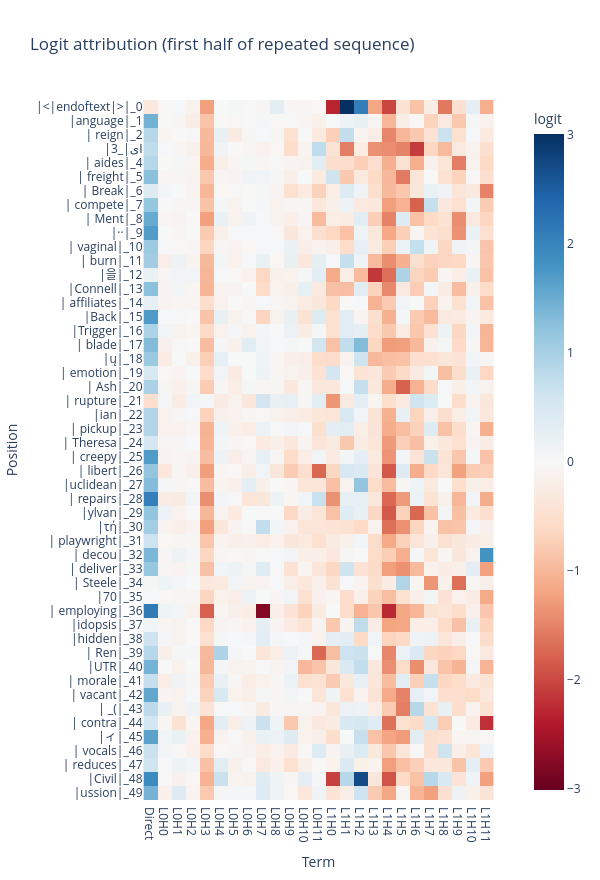
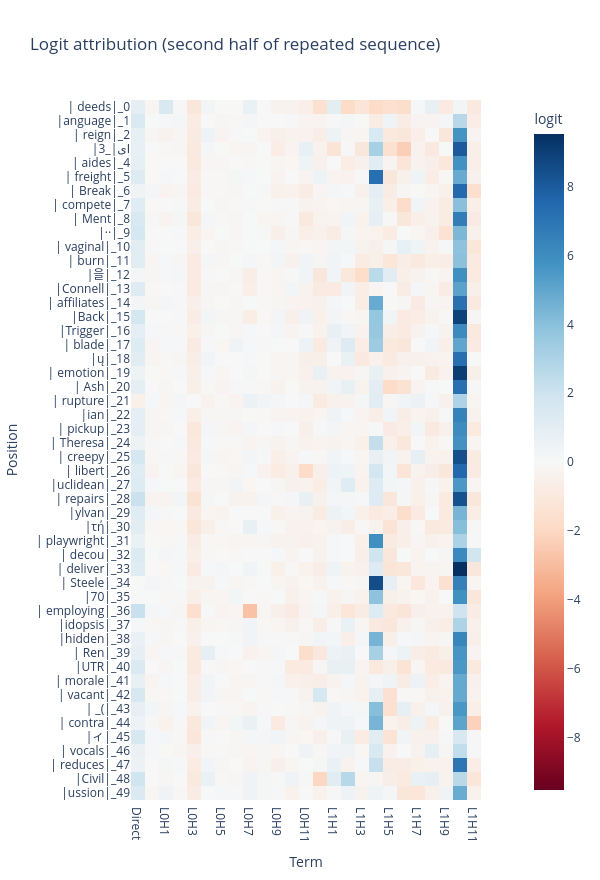

Write notebook code for charts like these, in order.
### Markdown cell above
### Exercise - interpret logit attribution for the induction heads

> ```yaml
> Difficulty: 🔴🔴🔴⚪⚪
> Importance: 🔵🔵🔵🔵⚪
> 
> You shouldn't spend more than 10-15 minutes on this exercise.
> ```

*This exercise just involves calling `logit_attribution` and `plot_logit_attribution` with appropriate arguments - the important part is interpreting the results. Please do look at the solutions if you're stuck on the code; this part isn't important.*

Perform logit attribution for your attention-only model `model`, on the `rep_cache`. What do you expect to see?

<!-- Remember, you'll need to split the sequence in two, with one overlapping token (since predicting the next token involves removing the final token with no label) - your `logit_attr` should both have shape `[seq_len, 2*n_heads + 1]` (ie `[50, 25]` here). -->
<!--
<details>
<summary>Note - the first plot will be pretty meaningless. Can you see why?</summary>

Because the first plot shows the logit attribution for the first half of the sequence, i.e. the first occurrence of each of the tokens. Since there is no structure to this sequence (it is purely random), there is no reason to expect the heads to be doing meaningful computation. The structure lies in the second half of the sequence, when the tokens are repeated, and the heads with high logit attributions will be the ones that can perform induction.
</details> -->

### Code cell
seq_len = 50

embed = rep_cache["embed"]
l1_results = rep_cache["result", 0]
l2_results = rep_cache["result", 1]

# first half is random tokens, second half repeats them (with one overlapping position)
first_half_tokens = rep_tokens[0, : 1 + seq_len]
second_half_tokens = rep_tokens[0, seq_len:]

first_half_logit_attr = logit_attribution(
    embed[: 1 + seq_len], l1_results[: 1 + seq_len], l2_results[: 1 + seq_len], model.W_U, first_half_tokens
)
second_half_logit_attr = logit_attribution(
    embed[seq_len:], l1_results[seq_len:], l2_results[seq_len:], model.W_U, second_half_tokens
)

plot_logit_attribution(model, first_half_logit_attr, first_half_tokens, title="Logit attribution (first half of repeated sequence)")
plot_logit_attribution(model, second_half_logit_attr, second_half_tokens, title="Logit attribution (second half of repeated sequence)")

### Figure 1 — Plotly figure (JSON) as saved in the notebook; plotly's stock layout.template omitted (floating-point values rounded to 4 significant figures; data arrays with more than 128 entries replaced by an {"elided": "..."} marker saying what was removed)
{"data": [{"coloraxis": "coloraxis", "name": "0", "x": ["Direct", "L0H0", "L0H1", "L0H2", "L0H3", "L0H4", "L0H5", "L0H6", "L0H7", "L0H8", "L0H9", "L0H10", "L0H11", "L1H0", "L1H1", "L1H2", "L1H3", "L1H4", "L1H5", "L1H6", "L1H7", "L1H8", "L1H9", "L1H10", "L1H11"], "y": ["|<|endoftext|>|_0", "|anguage|_1", "| reign|_2", "|ای|_3", "| aides|_4", "| freight|_5", "| Break|_6", "| compete|_7", "| Ment|_8", "|··|_9", "| vaginal|_10", "| burn|_11", "|을|_12", "|Connell|_13", "| affiliates|_14", "|Back|_15", "|Trigger|_16", "| blade|_17", "|ų|_18", "| emotion|_19", "| Ash|_20", "| rupture|_21", "|ian|_22", "| pickup|_23", "| Theresa|_24", "| creepy|_25", "| libert|_26", "|uclidean|_27", "| repairs|_28", "|ylvan|_29", "|τή|_30", "| playwright|_31", "| decou|_32", "| deliver|_33", "| Steele|_34", "|70|_35", "| employing|_36", "|idopsis|_37", "|hidden|_38", "| Ren|_39", "|UTR|_40", "| morale|_41", "| vacant|_42", "| _(|_43", "| contra|_44", "|ィ|_45", "| vocals|_46", "| reduces|_47", "|Civil|_48", "|ussion|_49"], "z": {"elided": "50x25 float values"}, "type": "heatmap", "xaxis": "x", "yaxis": "y", "hovertemplate": "Term: %{x}<br>Position: %{y}<br>logit: %{z}<extra></extra>"}], "layout": {"xaxis": {"anchor": "y", "domain": [0.0, 1.0], "scaleanchor": "y", "constrain": "domain", "title": {"text": "Term"}}, "yaxis": {"anchor": "x", "domain": [0.0, 1.0], "autorange": "reversed", "constrain": "domain", "title": {"text": "Position"}}, "coloraxis": {"colorbar": {"title": {"text": "logit"}}, "colorscale": [[0.0, "rgb(103,0,31)"], [0.1, "rgb(178,24,43)"], [0.2, "rgb(214,96,77)"], [0.3, "rgb(244,165,130)"], [0.4, "rgb(253,219,199)"], [0.5, "rgb(247,247,247)"], [0.6, "rgb(209,229,240)"], [0.7, "rgb(146,197,222)"], [0.8, "rgb(67,147,195)"], [0.9, "rgb(33,102,172)"], [1.0, "rgb(5,48,97)"]], "cmid": 0.0, "autocolorscale": false}, "title": {"text": "Logit attribution (first half of repeated sequence)"}, "height": 880, "width": 600}}

### Figure 2 — Plotly figure (JSON) as saved in the notebook; plotly's stock layout.template omitted (floating-point values rounded to 4 significant figures; data arrays with more than 128 entries replaced by an {"elided": "..."} marker saying what was removed)
{"data": [{"coloraxis": "coloraxis", "name": "0", "x": ["Direct", "L0H0", "L0H1", "L0H2", "L0H3", "L0H4", "L0H5", "L0H6", "L0H7", "L0H8", "L0H9", "L0H10", "L0H11", "L1H0", "L1H1", "L1H2", "L1H3", "L1H4", "L1H5", "L1H6", "L1H7", "L1H8", "L1H9", "L1H10", "L1H11"], "y": ["| deeds|_0", "|anguage|_1", "| reign|_2", "|ای|_3", "| aides|_4", "| freight|_5", "| Break|_6", "| compete|_7", "| Ment|_8", "|··|_9", "| vaginal|_10", "| burn|_11", "|을|_12", "|Connell|_13", "| affiliates|_14", "|Back|_15", "|Trigger|_16", "| blade|_17", "|ų|_18", "| emotion|_19", "| Ash|_20", "| rupture|_21", "|ian|_22", "| pickup|_23", "| Theresa|_24", "| creepy|_25", "| libert|_26", "|uclidean|_27", "| repairs|_28", "|ylvan|_29", "|τή|_30", "| playwright|_31", "| decou|_32", "| deliver|_33", "| Steele|_34", "|70|_35", "| employing|_36", "|idopsis|_37", "|hidden|_38", "| Ren|_39", "|UTR|_40", "| morale|_41", "| vacant|_42", "| _(|_43", "| contra|_44", "|ィ|_45", "| vocals|_46", "| reduces|_47", "|Civil|_48", "|ussion|_49"], "z": {"elided": "50x25 float values"}, "type": "heatmap", "xaxis": "x", "yaxis": "y", "hovertemplate": "Term: %{x}<br>Position: %{y}<br>logit: %{z}<extra></extra>"}], "layout": {"xaxis": {"anchor": "y", "domain": [0.0, 1.0], "scaleanchor": "y", "constrain": "domain", "title": {"text": "Term"}}, "yaxis": {"anchor": "x", "domain": [0.0, 1.0], "autorange": "reversed", "constrain": "domain", "title": {"text": "Position"}}, "coloraxis": {"colorbar": {"title": {"text": "logit"}}, "colorscale": [[0.0, "rgb(103,0,31)"], [0.1, "rgb(178,24,43)"], [0.2, "rgb(214,96,77)"], [0.3, "rgb(244,165,130)"], [0.4, "rgb(253,219,199)"], [0.5, "rgb(247,247,247)"], [0.6, "rgb(209,229,240)"], [0.7, "rgb(146,197,222)"], [0.8, "rgb(67,147,195)"], [0.9, "rgb(33,102,172)"], [1.0, "rgb(5,48,97)"]], "cmid": 0.0, "autocolorscale": false}, "title": {"text": "Logit attribution (second half of repeated sequence)"}, "height": 880, "width": 600}}
